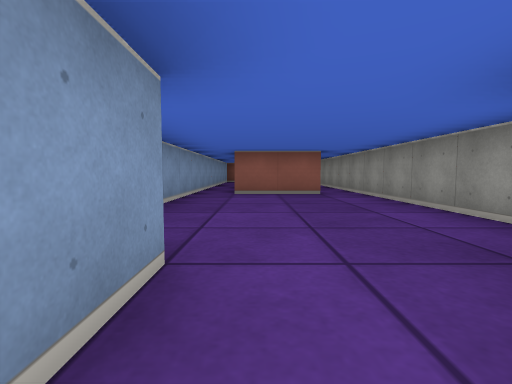
View 1 (above)

13 first-person views from a walk through a cub3D ray-caster map. The camera is about half as high as the walls, tilts 4° down and sees 85° across. The floor is counted in squares. Each view is taken from the middle of a square. On the plan, view 1 faces up. The plan holds only what a view shows up to about 9 squares ahead; the rest is blank. The place goes on beyond the plan.

View 2
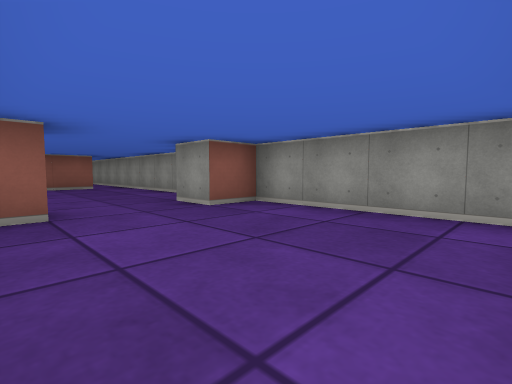

View 3
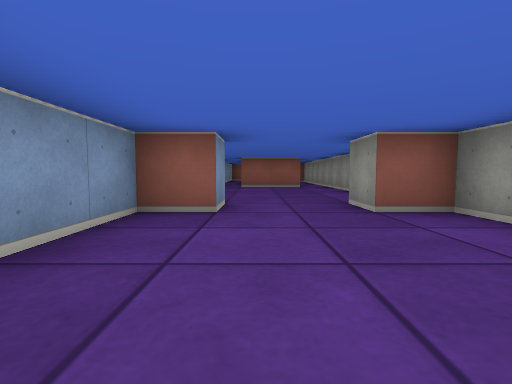

View 4
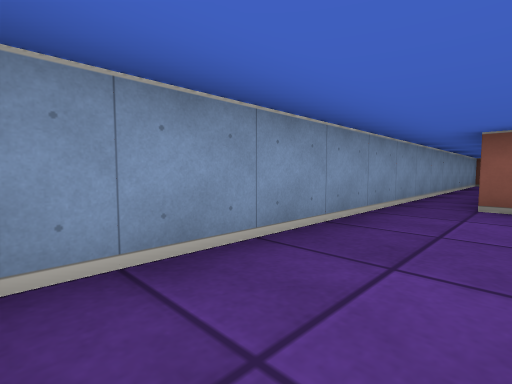

View 5
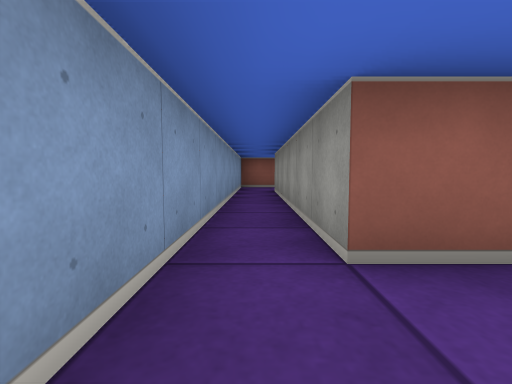

View 6
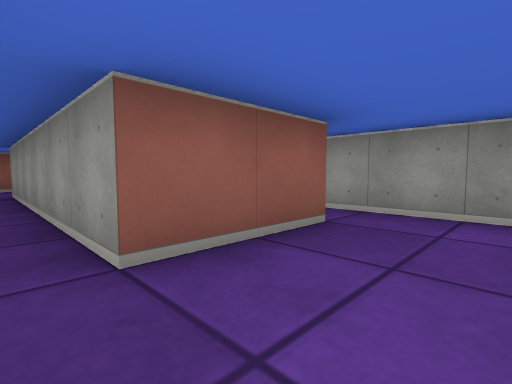

View 7
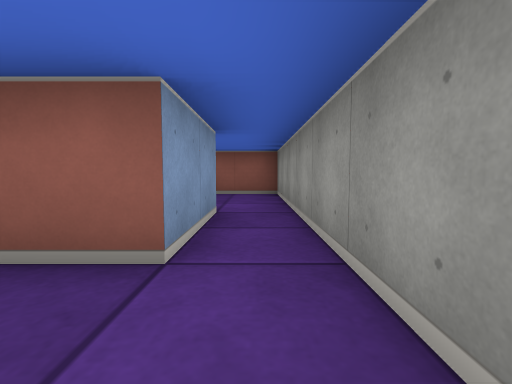

View 8
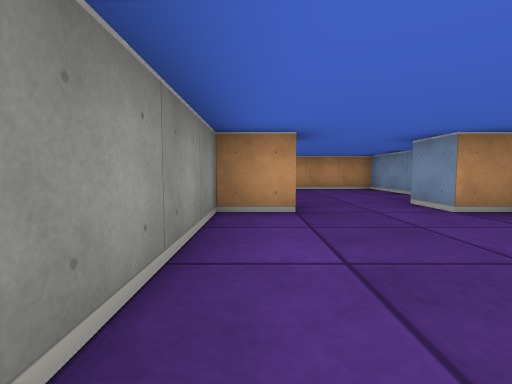

View 9
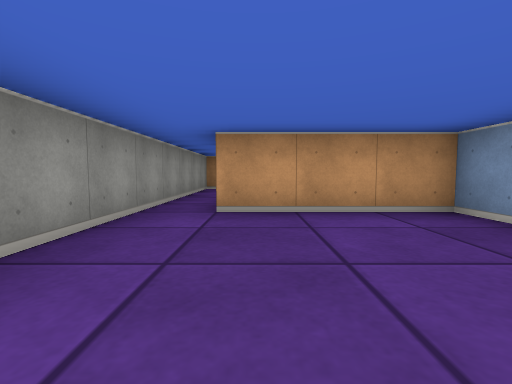

View 10
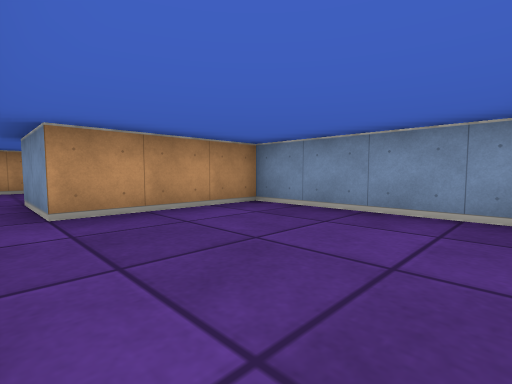

View 11
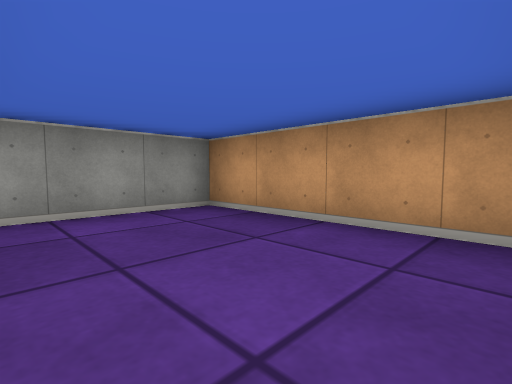

View 12
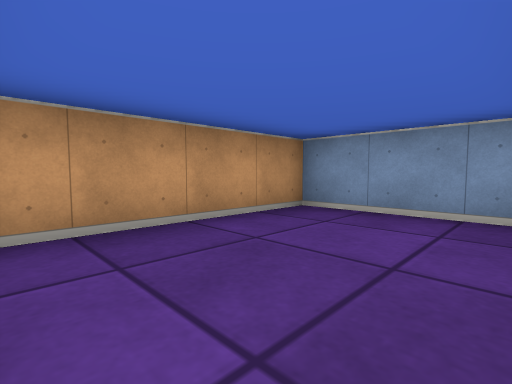

View 13
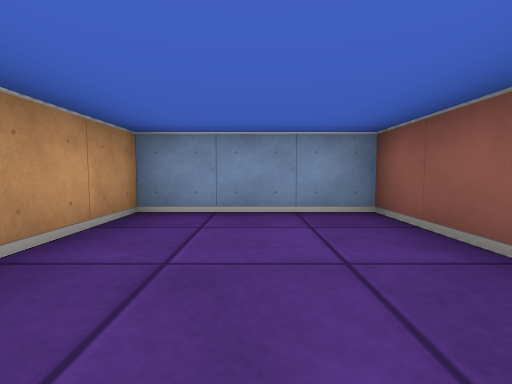

### Floor plan
Points are (right, up) in squares from view 1. A wall is a line through its corners. A room is listed if a view was taken in it or the views show most of it. See-through windows are left out.
Room 1 (views 1, 2, 3, 9, 10)
walls: (-0.5, 1.5) (-0.5, 0.5) (-1.5, 0.5) (-1.5, -3.5) (1.5, -3.5); (2.5, -3.5) (2.5, 0.5) (1.5, 0.5) (1.5, 1.5)
ways out: opening at (0.5, 1) to room 2; opening at (2, -4.5) to room 3
Room 2 (views 4, 5, 6, 7, 8)
walls: (1.5, 8.5) (1.5, 6.5) (-0.5, 6.5) (-0.5, 12.5); (-1.2, 1.5) (-0.5, 1.5); (1.5, 1.5) (2.5, 1.5) (2.5, 8.5); (-1.5, 13.9) (-1.5, 2)
ways out: opening at (0.5, 1) to room 1; opening at (2, 8) to room 4; opening at (0.5, 13.5)
Room 3 (views 11, 12, 13)
walls: (0.5, -5.5) (-1.5, -5.5) (-1.5, -8.5) (2.5, -8.5) (2.5, -3.5); (1.5, -3.5) (1.5, -5.5)
ways out: opening at (2, -4.5) to room 1
Room 4 (no view inside)
walls: (2.5, 8.5) (2.5, 11.5) (1, 11.5)
ways out: opening at (2, 8) to room 2

Positions as (right, up) in squares from view 1, and headings:
1: (0, 0), facing up
2: (-1, -3), facing up-right
3: (0, -3), facing up
4: (0, 2), facing up-left
5: (-1, 5), facing up
6: (-1, 5), facing up-right
7: (2, 5), facing up
8: (2, 5), facing down
9: (1, 0), facing down
10: (2, 0), facing down-left
11: (-1, -6), facing down-right
12: (2, -6), facing down-left
13: (2, -7), facing left
